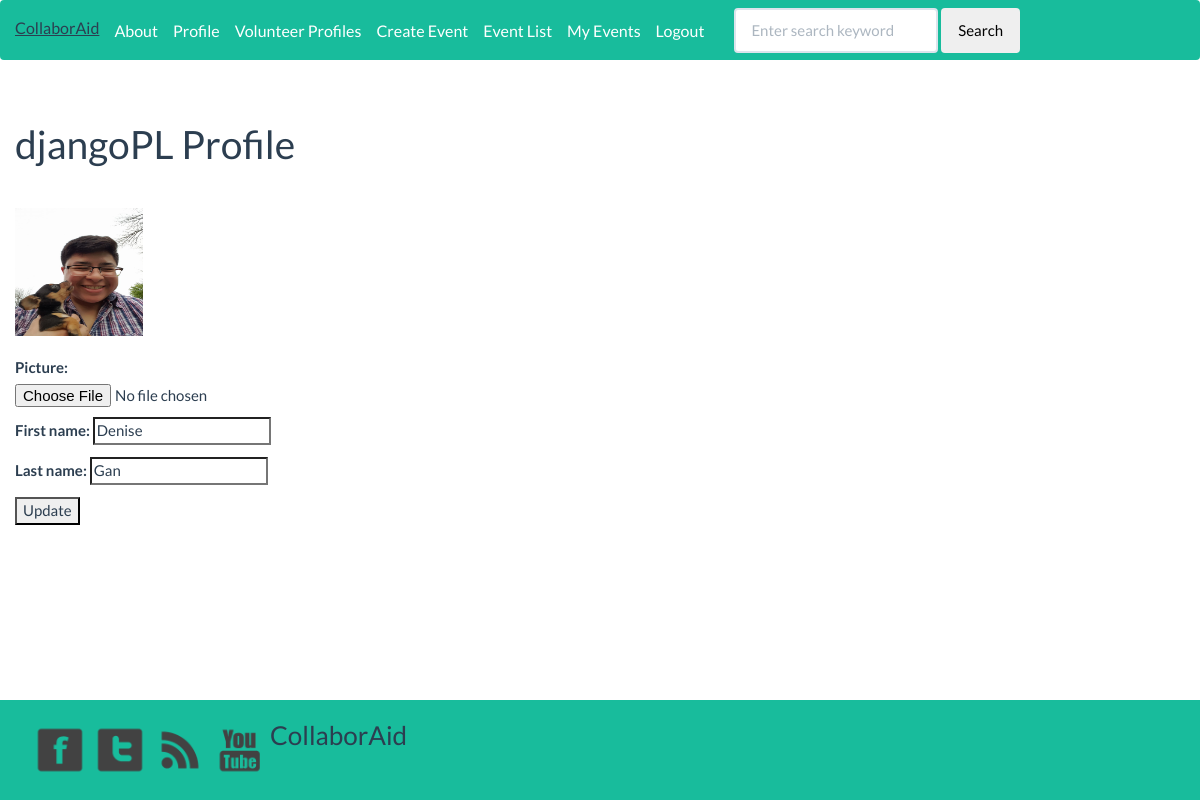
Page /website/profile/djangoPL/ (signed in) on the earlier database version.
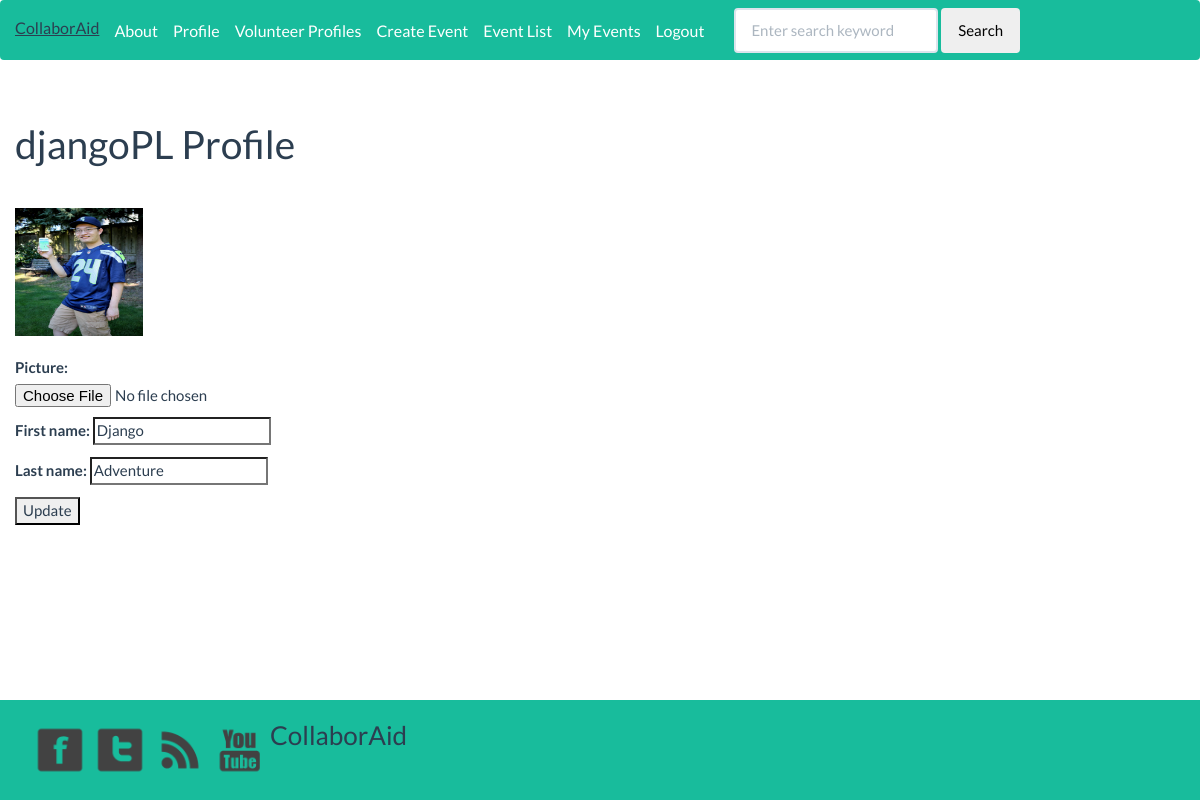
Same page on the later database version.
### website/models.py (models this page shows, shortened)
class UserProfile(models.Model):
    user = models.OneToOneField(User)
    picture = models.ImageField(upload_to='profile_images', blank=True)
    first_name = models.CharField(max_length=128, blank=True)
    last_name = models.CharField(max_length=128, blank=True)

### website/views.py (the view, shortened to what this page needs)
# urls.py: url(r'^profile/(?P<username>[\w\-]+)/$', views.profile, name='profile'),
@login_required
def profile(request, username):
    try:
        user = User.objects.get(username=username)
    except User.DoesNotExist:
        return redirect('index')
    userprofile = UserProfile.objects.get_or_create(user=user)[0]
    form = UserProfileForm({'first_name': userprofile.first_name, 'last_name': userprofile.last_name,
                            'picture': userprofile.picture })
    return render(request, 'website/profile.html', {'userprofile': userprofile, 'selecteduser': user, 'form': form})

### website/forms.py
class UserProfileForm(forms.ModelForm):
    first_name = forms.CharField(required=False)
    last_name = forms.CharField(required=False)
    picture = forms.ImageField(required=False)
    class Meta:
        model = UserProfile
        exclude = ('user',)

### templates/website/profile.html (shortened to what this page needs)
{% extends 'website/base_bootstrap.html' %}
{% load staticfiles %}
{% block body_block %}
<div class ="body-block">
	<div class="page-header">
		<h1>{{selecteduser.username}} Profile</h1>
	</div>
    {% if userprofile.picture %}
        <img src="{{ MEDIA_URL }}{{userprofile.picture }}" width="128" height="128" alt="{{user.username}}" />
    {% else %}
        <img src="http://combonetwork.com/img/empty_profile.png" img width="128" height="128" alt="{{user.username}}"/>
    {% endif %}
	<br/><br/>
    <div id="profile_data">
		{% if selecteduser.username == user.username %}
    	<form method="post" action="." enctype="multipart/form-data">
    		{{ form.as_p }}
    		<input type="submit" value="Update" />
    	</form>
        {% else %}
            <p><strong>Email:</strong> {{selecteduser.email}}</p>
		{% endif %}
	</div>
</div>
{% endblock %}

Differences in the rows shown:
changed UserProfile: picture: a different picture; first_name "Denise" → "Django"; last_name "Gan" → "Adventure"
